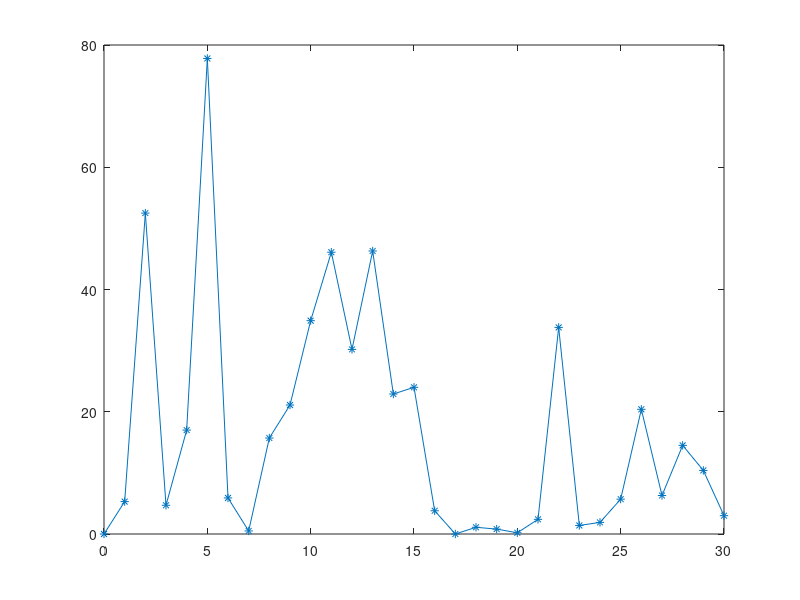

Write MATLAB code to recreate this figure.
x = [0 5.3 52.5 4.7 17.0 77.8 5.9 0.5 15.7 21.1 34.9 46.1 30.2 46.3 22.9 24.0 3.8 0.0 1.1 0.8 0.2 2.4 33.8 1.4 1.9 5.7 20.4 6.3 14.5 10.4 3.0];
y = 0:30;
xlabel('Spectrum Measurement points')
ylabel('Occupancy (%)')
plot(y,x,'-*');
